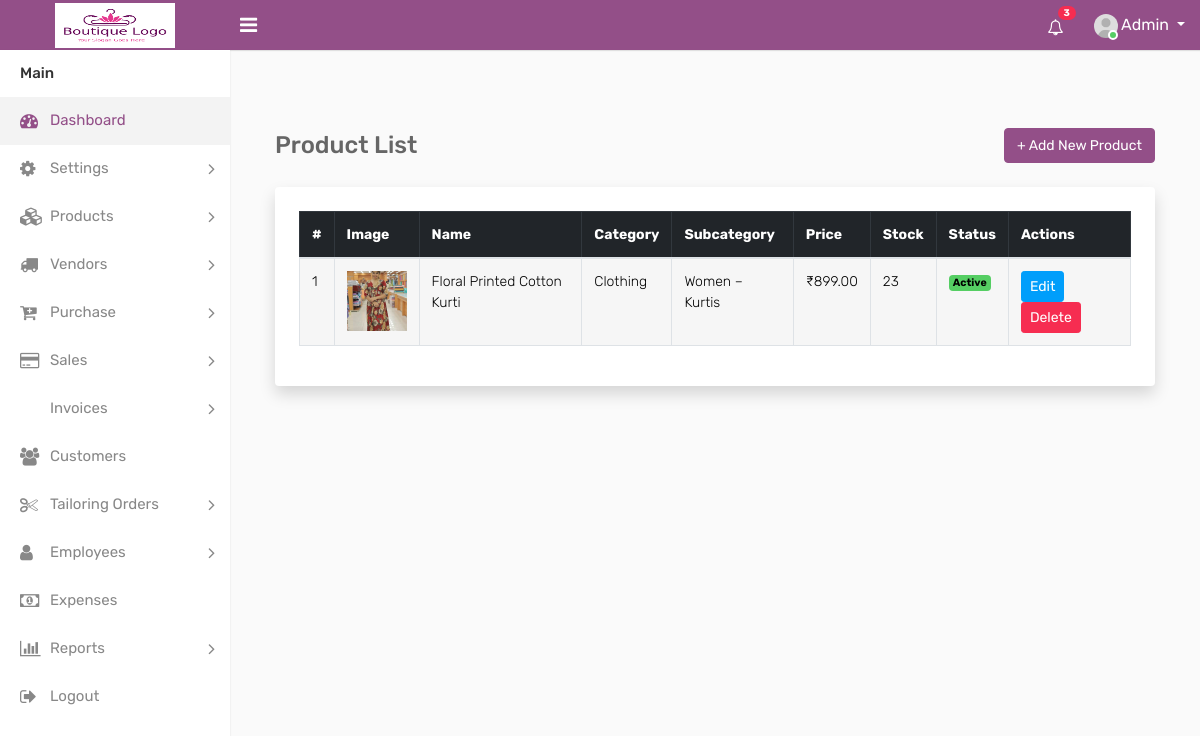
Screenshot of /products/ (signed in) with the database file from the repository.
### B_App/models.py (models this page shows, shortened)
class ShopSettings(models.Model):
    user = models.OneToOneField(User, on_delete=models.CASCADE)
    shop_name = models.CharField(max_length=255)
    address = models.TextField()
    email = models.EmailField()
    phone = models.CharField(max_length=20)
    logo = models.ImageField(upload_to='logos/', blank=True, null=True)
    theme_color = models.CharField(max_length=7, default='#0d6efd')

class tbl_Product(models.Model):
    subcategory = models.ForeignKey(tbl_SubCategory, on_delete=models.CASCADE, related_name="products")
    name = models.CharField(max_length=200)
    description = models.TextField(null=True, blank=True)
    price = models.DecimalField(max_digits=10, decimal_places=2)
    stock = models.PositiveIntegerField()
    image = models.ImageField(upload_to="products/", null=True, blank=True)
    status = models.CharField(max_length=10, choices=[('active', 'Active'), ('inactive', 'Inactive')], default='active')
    created_at = models.DateTimeField(auto_now_add=True)
    updated_at = models.DateTimeField(auto_now=True)
    gst_percentage = models.DecimalField(max_digits=5, decimal_places=2, default=0.00)

class tbl_SubCategory(models.Model):
    category = models.ForeignKey(tbl_Category, on_delete=models.CASCADE, related_name="subcategories")
    name = models.CharField(max_length=100)
    status = models.CharField(max_length=100, null=True, choices=[('active', 'Active'), ('inactive', 'Inactive')])
    created_at = models.DateTimeField(auto_now_add=True)
    updated_at = models.DateTimeField(auto_now=True)

class tbl_Category(models.Model):
    name = models.CharField(max_length=100, null=True)
    status = models.CharField(max_length=100, null=True, choices=[('active', 'Active'), ('inactive', 'Inactive')])
    created_at = models.DateTimeField(auto_now_add=True)
    updated_at = models.DateTimeField(auto_now=True)

### B_App/views.py (the view)
# urls.py: path("products/", product_list, name="products"),
@login_required
def product_list(request):
    settings = ShopSettings.objects.first()
    products=tbl_Product.objects.all()
    context={
        "settings":settings,
        "products":products,
    }
    return render(request, "products/product_list.html",context)

### B_App/context_processors.py (called while the page is built)
def global_settings(request):
    shop_settings = ShopSettings.objects.first()
    theme_settings = None
    if request.user.is_authenticated:
        try:
            theme_settings = ThemeSettings.objects.get(user=request.user)
        except ThemeSettings.DoesNotExist:
            theme_settings = None
    return {
        'settings': shop_settings,
        'theme': theme_settings
    }

### templates/products/product_list.html
{% include 'navbar.html' %}
{% load static %}
{% block content %}
<div class="container mt-5">
    <div class="d-flex justify-content-between align-items-center mb-4">
        <h3 class="mb-0">Product List</h3>
        <a href="{% url 'add_product' %}" class="btn btn-primary">+ Add New Product</a>
    </div>
    <div class="table-responsive shadow rounded bg-white p-4">
        <table class="table table-striped table-bordered align-middle">
            <thead class="table-dark">
                <tr>
                    <th>#</th>
                    <th>Image</th>
                    <th>Name</th>
                    <th>Category</th>
                    <th>Subcategory</th>
                    <th>Price</th>
                    <th>Stock</th>
                    <th>Status</th>
                    <th>Actions</th>
                </tr>
            </thead>
            <tbody>
                {% for product in products %}
                <tr>
                    <td>{{ forloop.counter }}</td>
                    <td>
                        {% if product.image %}
                            <img src="{{ product.image.url }}" alt="{{ product.name }}" width="60" height="60" style="object-fit:cover;">
                        {% else %}
                            <span class="text-muted">No Image</span>
                        {% endif %}
                    </td>
                    <td>{{ product.name }}</td>
                    <td>{{ product.subcategory.category.name }}</td>
                    <td>{{ product.subcategory.name }}</td>
                    <td>₹{{ product.price }}</td>
                    <td>{{ product.stock }}</td>
                    <td>
                        {% if product.status == "active" %}
                            <span class="badge bg-success">Active</span>
                        {% else %}
                            <span class="badge bg-secondary">Inactive</span>
                        {% endif %}
                    </td>
                    <td>
                        <a href="#" class="btn btn-sm btn-info">Edit</a>
                        <a href="#" class="btn btn-sm btn-danger">Delete</a>
                    </td>
                </tr>
                {% empty %}
                <tr>
                    <td colspan="9" class="text-center text-muted">No products found.</td>
                </tr>
                {% endfor %}
            </tbody>
        </table>
    </div>
</div>
{% endblock %}

### templates/navbar.html (shortened to what this page needs)
<!DOCTYPE html>
{% load static %}
<html lang="en">
<head>
    <link rel="stylesheet" type="text/css" href="{% static 'assets/css/bootstrap.min.css' %}">
    <link rel="stylesheet" type="text/css" href="{% static 'assets/css/font-awesome.min.css' %}">
    <link rel="stylesheet" type="text/css" href="{% static 'assets/css/style.css' %}">
</head>
<body>
    <div class="main-wrapper">
        <div class="header" style="background-color:{{settings.theme_color}}">
			<div class="header-left">
				<a href="/dashboard/" class="logo">
                    {% if settings.logo %}
				<img src="{{settings.logo.url}}" width="120" height="45" alt="">
                    {%else %}<span>Your Logo</span>
                    {% endif %}
				</a>
			</div>
			<a id="toggle_btn" href="javascript:void(0);"><i class="fa fa-bars"></i></a>
            <ul class="nav user-menu float-right">
                <li class="nav-item dropdown d-none d-sm-block">
                    <a href="#" class="dropdown-toggle nav-link" data-toggle="dropdown"><i class="fa fa-bell-o"></i> <span class="badge badge-pill bg-danger float-right">3</span></a>
                </li>
                <li class="nav-item dropdown has-arrow">
                    <a href="#" class="dropdown-toggle nav-link user-link" data-toggle="dropdown">
                        <span class="user-img">
							<img class="rounded-circle" src="{% static 'assets/img/user.jpg' %}" width="24" alt="Admin">
							<span class="status online"></span>
						</span>
						<span>Admin</span>
                    </a>
                </li>
            </ul>
        </div>
        <div class="sidebar" id="sidebar">
    <div class="sidebar-inner slimscroll">
        <div id="sidebar-menu" class="sidebar-menu">
            <ul>
                <li class="menu-title">Main</li>
                <li class="active">
                    <a href="{% url 'dashboard' %}"><i class="fa fa-dashboard"></i> <span>Dashboard</span></a>
                </li>
<li class="submenu">
                    <a href="#"><i class="fa fa-cog"></i> <span> Settings </span> <span class="menu-arrow"></span></a>
                </li>
                <li class="submenu">
    <a href="#"><i class="fa fa-cubes"></i> <span> Products </span> <span class="menu-arrow"></span></a>
</li>
                <li class="submenu">
    <a href="#"><i class="fa fa-truck"></i> <span> Vendors </span> <span class="menu-arrow"></span></a>
</li>
                <li class="submenu">
    <a href="#"><i class="fa fa-cart-plus"></i> <span> Purchase </span> <span class="menu-arrow"></span></a>
</li>
                <li class="submenu">
    <a href="#"><i class="fa fa-credit-card"></i> <span> Sales </span> <span class="menu-arrow"></span></a>
</li>
                <li class="submenu">
    <a href="#"><i class="fa fa-file-invoice"></i> <span> Invoices </span> <span class="menu-arrow"></span></a>
</li>
                <li>
                    <a href="{% url 'customers' %}"><i class="fa fa-users"></i> <span>Customers</span></a>
                </li>
                <li class="submenu">
                    <a href="#"><i class="fa fa-scissors"></i> <span> Tailoring Orders </span> <span class="menu-arrow"></span></a>
                </li>
                <li class="submenu">
                    <a href="#"><i class="fa fa-user"></i> <span> Employees </span> <span class="menu-arrow"></span></a>
                </li>
                <li>
                    <a href="{% url 'expenses' %}"><i class="fa fa-money"></i> <span>Expenses</span></a>
                </li>
                <li class="submenu">
                    <a href="#"><i class="fa fa-bar-chart"></i> <span> Reports </span> <span class="menu-arrow"></span></a>
                </li>
                <li>
                    <a href="{% url 'logout' %}"><i class="fa fa-sign-out"></i> <span>Logout</span></a>
                </li>
            </ul>
        </div>
    </div>
</div>
        <div class="page-wrapper">
            <div class="content">
</body>
</html>

### rows the page displays
ShopSettings: logo (picture)
tbl_Product: image (picture), name "Floral Printed Cotton Kurti", subcategory.category.name "Clothing", subcategory.name "Women – Kurtis", price "899.00", stock "23", status "Active"
